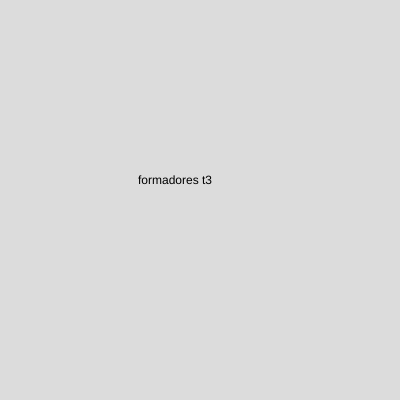
Frame 1 (no input)
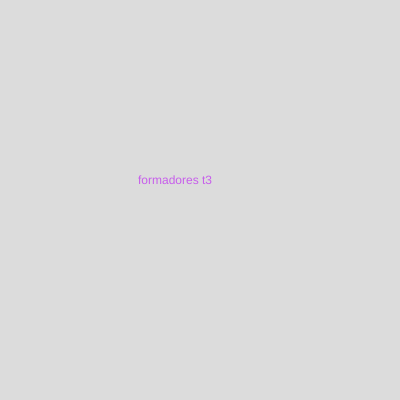
Frame 60 (no input)
Frame 120 (the mouse pressed at the canvas centre since frame 60): identical to frame 60, image omitted

The p5.js sketch that drew these frames (run headless with seeded random() and noise() and a simulated clock; from frame 60 on, the mouse is pressed at the canvas centre):

// p5.js sketch
// ── sketch.js
function setup() {
  createCanvas(400, 400);
}

function draw() {
  background(220);
  text ("formadores t3", 138, 184); 
  fill (color(199,94,235) );
}
